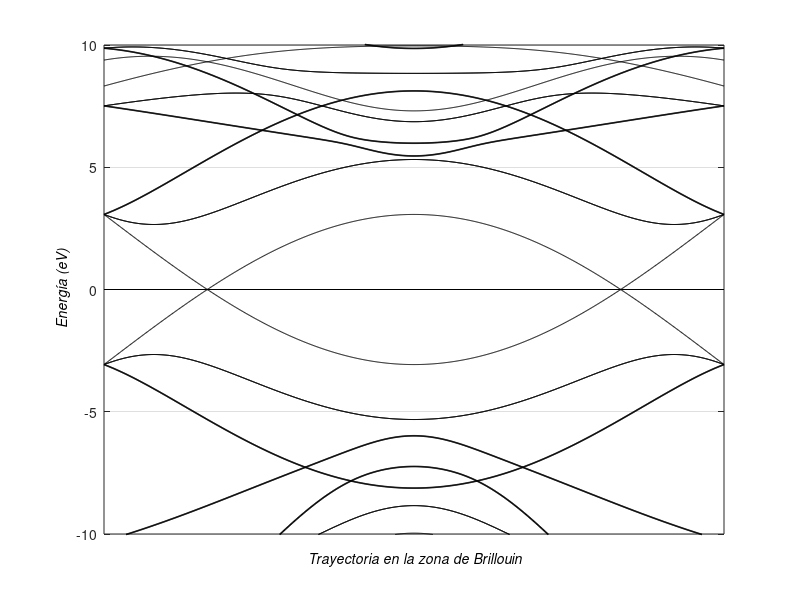

Here is the MATLAB script that generated this plot:
clear all;
close all;
clc;

% Constantes del modelo
a = 2.46;
Es = -8.37;
Epx = 0;
Epy = 0;
Epz = 0;   
Vsssigma = -5.73;
Vspsigma = 6.05;
Vpppi = -3.07;
Vppsigma = 5.62;

% Número de puntos por tramo
N = 1000;

% Extremos de cada segmento
primeroi = [0, -pi]; 
primerof = [0, pi];
segundoi = [(2*pi/(3*sqrt(3))), -pi]; 
segundof = [(2*pi/(3*sqrt(3))), pi];
terceroi = [(4*pi/(3*sqrt(3))), -pi]; 
tercerof = [(4*pi/(3*sqrt(3))), pi];
cuartoi = [(6*pi/(3*sqrt(3))), -pi]; 
cuartof = [(6*pi/(3*sqrt(3))), pi];
quintoi = [(8*pi/(3*sqrt(3))), -pi]; 
quintof = [(8*pi/(3*sqrt(3))), pi];
sextoi = [(10*pi/(3*sqrt(3))), -pi]; 
sextof = [(10*pi/(3*sqrt(3))), pi];

% Definir segmentos del camino de simetría

k_1 = [linspace(primeroi(1), primerof(1), N )', linspace(primeroi(2), primerof(2), N )'];
k_2 = [linspace(segundoi(1), segundof(1), N )', linspace(segundoi(2), segundof(2), N )'];
k_3 = [linspace(terceroi(1), tercerof(1), N )', linspace(terceroi(2), tercerof(2), N )'];
k_4 = [linspace(cuartoi(1), cuartof(1), N )', linspace(cuartoi(2), cuartof(2), N )'];
k_5 = [linspace(quintoi(1), quintof(1), N )', linspace(quintoi(2), quintof(2), N )'];
k_6 = [linspace(sextoi(1), sextof(1), N )', linspace(sextoi(2), sextof(2), N )'];

% Prealocar bandas
bands1 = zeros(size(k_1, 1), 8);
bands2 = zeros(size(k_2, 1), 8);
bands3 = zeros(size(k_3, 1), 8);
bands4 = zeros(size(k_4, 1), 8);
bands5 = zeros(size(k_5, 1), 8);
bands6 = zeros(size(k_6, 1), 8);

% Cálculo de las bandas
for i = 1:size(k_1,1)
    kx = k_1(i,1);
    ky = k_1(i,2);
   
    % Matriz h1
        h1=[Es 0 0 0 Vsssigma Vspsigma 0 0; 
        0 Epx 0 0 -Vspsigma Vppsigma 0 0; 
        0 0 Epy 0 0 0 Vpppi 0; 
        0 0 0 Epz 0 0 0 Vpppi; 
        Vsssigma -Vspsigma 0 0 Es 0 0 0; 
        Vspsigma Vppsigma 0 0 0 Epx 0 0; 
        0 0 Vpppi 0 0 0 Epy 0 ; 
        0 0 0 Vpppi 0 0 0 Epz];

        % Matriz h2
        A = zeros(8, 8);
        B = [ Vsssigma (1/2)*Vspsigma (sqrt(3)/2)*Vspsigma 0;
             -(1/2)*Vspsigma (Vppsigma/4)+(3*Vpppi/4) (sqrt(3)/4)*(Vppsigma-Vpppi) 0;
             -(sqrt(3)/2)*Vspsigma (sqrt(3)/4)*(Vppsigma-Vpppi) (3*Vppsigma/4)+(Vpppi/4) 0;
             0 0 0 Vpppi];
        A(5:8, 1:4) = B;
        h2 = A * exp(1i * ((sqrt(3)/2)*kx + (1/2)*ky));

        % Matriz h3
        A = zeros(8, 8);
        C = [
        Vsssigma (Vspsigma/2) -(sqrt(3)/2)*Vspsigma 0 ; 
        -(Vspsigma/2) (Vppsigma/4)+(3*Vpppi/4) -(sqrt(3)/4)*(Vppsigma-Vpppi) 0 ;
        (sqrt(3)/2)*Vspsigma -(sqrt(3)/4)*(Vppsigma-Vpppi) (3*Vppsigma/4)+(Vpppi/4) 0 ; 
        0 0 0 Vpppi]; 
        A(5:8, 1:4) = C;
        h3 = A * exp(1i * ((sqrt(3)/2)*kx - (1/2)*ky));

        % Matriz h4
        A = zeros(8, 8);
        D = [
        Vsssigma -(Vspsigma/2) -(sqrt(3)/2)*Vspsigma 0; 
        (Vspsigma/2) (Vppsigma/4)+(3*Vpppi/4) (sqrt(3)/4)*(Vppsigma-Vpppi) 0; 
        (sqrt(3)/2)*Vspsigma (sqrt(3)/4)*(Vppsigma-Vpppi) (3*Vppsigma/4)+(Vpppi/4) 0;
        0 0 0 Vpppi];
        A(1:4, 5:8) = D;
        h4 = A * exp(1i * ((-sqrt(3)/2)*kx - (1/2)*ky));

        % Matriz h5
        A = zeros(8, 8);
        E = [Vsssigma -(Vspsigma/2) (sqrt(3)/2)*Vspsigma 0; 
        (Vspsigma/2) (Vppsigma/4)+(3*Vpppi/4) -(sqrt(3)/4)*(Vppsigma-Vpppi) 0; 
        -(sqrt(3)/2)*Vspsigma -(sqrt(3)/4)*(Vppsigma-Vpppi) (3*Vppsigma/4)+(Vpppi/4) 0; 
        0 0 0 Vpppi];
        A(1:4, 5:8) = E;
        h5 = A * exp(1i * ((-sqrt(3)/2)*kx + (1/2)*ky));

    % Hamiltoniano total
    H = h1 + h2 + h3 + h4 + h5;
    % Calcular autovalores ordenados
    bands1(i,:) = sort(real(eig(H)))'; % usar sort para continuidad visual
end

% Cálculo de las bandas
for i = 1:size(k_2,1)
    kx = k_2(i,1);
    ky = k_2(i,2);
   
    % Matriz h1
        h1=[Es 0 0 0 Vsssigma Vspsigma 0 0; 
        0 Epx 0 0 -Vspsigma Vppsigma 0 0; 
        0 0 Epy 0 0 0 Vpppi 0; 
        0 0 0 Epz 0 0 0 Vpppi; 
        Vsssigma -Vspsigma 0 0 Es 0 0 0; 
        Vspsigma Vppsigma 0 0 0 Epx 0 0; 
        0 0 Vpppi 0 0 0 Epy 0 ; 
        0 0 0 Vpppi 0 0 0 Epz];

        % Matriz h2
        A = zeros(8, 8);
        B = [ Vsssigma (1/2)*Vspsigma (sqrt(3)/2)*Vspsigma 0;
             -(1/2)*Vspsigma (Vppsigma/4)+(3*Vpppi/4) (sqrt(3)/4)*(Vppsigma-Vpppi) 0;
             -(sqrt(3)/2)*Vspsigma (sqrt(3)/4)*(Vppsigma-Vpppi) (3*Vppsigma/4)+(Vpppi/4) 0;
             0 0 0 Vpppi];
        A(5:8, 1:4) = B;
        h2 = A * exp(1i * ((sqrt(3)/2)*kx + (1/2)*ky));

        % Matriz h3
        A = zeros(8, 8);
        C = [
        Vsssigma (Vspsigma/2) -(sqrt(3)/2)*Vspsigma 0 ; 
        -(Vspsigma/2) (Vppsigma/4)+(3*Vpppi/4) -(sqrt(3)/4)*(Vppsigma-Vpppi) 0 ;
        (sqrt(3)/2)*Vspsigma -(sqrt(3)/4)*(Vppsigma-Vpppi) (3*Vppsigma/4)+(Vpppi/4) 0 ; 
        0 0 0 Vpppi]; 
        A(5:8, 1:4) = C;
        h3 = A * exp(1i * ((sqrt(3)/2)*kx - (1/2)*ky));

        % Matriz h4
        A = zeros(8, 8);
        D = [
        Vsssigma -(Vspsigma/2) -(sqrt(3)/2)*Vspsigma 0; 
        (Vspsigma/2) (Vppsigma/4)+(3*Vpppi/4) (sqrt(3)/4)*(Vppsigma-Vpppi) 0; 
        (sqrt(3)/2)*Vspsigma (sqrt(3)/4)*(Vppsigma-Vpppi) (3*Vppsigma/4)+(Vpppi/4) 0;
        0 0 0 Vpppi];
        A(1:4, 5:8) = D;
        h4 = A * exp(1i * ((-sqrt(3)/2)*kx - (1/2)*ky));

        % Matriz h5
        A = zeros(8, 8);
        E = [Vsssigma -(Vspsigma/2) (sqrt(3)/2)*Vspsigma 0; 
        (Vspsigma/2) (Vppsigma/4)+(3*Vpppi/4) -(sqrt(3)/4)*(Vppsigma-Vpppi) 0; 
        -(sqrt(3)/2)*Vspsigma -(sqrt(3)/4)*(Vppsigma-Vpppi) (3*Vppsigma/4)+(Vpppi/4) 0; 
        0 0 0 Vpppi];
        A(1:4, 5:8) = E;
        h5 = A * exp(1i * ((-sqrt(3)/2)*kx + (1/2)*ky));

    % Hamiltoniano total
    H = h1 + h2 + h3 + h4 + h5;
    % Calcular autovalores ordenados
    bands2(i,:) = sort(real(eig(H)))'; % usar sort para continuidad visual
end

% Cálculo de las bandas
for i = 1:size(k_3,1)
    kx = k_3(i,1);
    ky = k_3(i,2);
   
    % Matriz h1
        h1=[Es 0 0 0 Vsssigma Vspsigma 0 0; 
        0 Epx 0 0 -Vspsigma Vppsigma 0 0; 
        0 0 Epy 0 0 0 Vpppi 0; 
        0 0 0 Epz 0 0 0 Vpppi; 
        Vsssigma -Vspsigma 0 0 Es 0 0 0; 
        Vspsigma Vppsigma 0 0 0 Epx 0 0; 
        0 0 Vpppi 0 0 0 Epy 0 ; 
        0 0 0 Vpppi 0 0 0 Epz];

        % Matriz h2
        A = zeros(8, 8);
        B = [ Vsssigma (1/2)*Vspsigma (sqrt(3)/2)*Vspsigma 0;
             -(1/2)*Vspsigma (Vppsigma/4)+(3*Vpppi/4) (sqrt(3)/4)*(Vppsigma-Vpppi) 0;
             -(sqrt(3)/2)*Vspsigma (sqrt(3)/4)*(Vppsigma-Vpppi) (3*Vppsigma/4)+(Vpppi/4) 0;
             0 0 0 Vpppi];
        A(5:8, 1:4) = B;
        h2 = A * exp(1i * ((sqrt(3)/2)*kx + (1/2)*ky));

        % Matriz h3
        A = zeros(8, 8);
        C = [
        Vsssigma (Vspsigma/2) -(sqrt(3)/2)*Vspsigma 0 ; 
        -(Vspsigma/2) (Vppsigma/4)+(3*Vpppi/4) -(sqrt(3)/4)*(Vppsigma-Vpppi) 0 ;
        (sqrt(3)/2)*Vspsigma -(sqrt(3)/4)*(Vppsigma-Vpppi) (3*Vppsigma/4)+(Vpppi/4) 0 ; 
        0 0 0 Vpppi]; 
        A(5:8, 1:4) = C;
        h3 = A * exp(1i * ((sqrt(3)/2)*kx - (1/2)*ky));

        % Matriz h4
        A = zeros(8, 8);
        D = [
        Vsssigma -(Vspsigma/2) -(sqrt(3)/2)*Vspsigma 0; 
        (Vspsigma/2) (Vppsigma/4)+(3*Vpppi/4) (sqrt(3)/4)*(Vppsigma-Vpppi) 0; 
        (sqrt(3)/2)*Vspsigma (sqrt(3)/4)*(Vppsigma-Vpppi) (3*Vppsigma/4)+(Vpppi/4) 0;
        0 0 0 Vpppi];
        A(1:4, 5:8) = D;
        h4 = A * exp(1i * ((-sqrt(3)/2)*kx - (1/2)*ky));

        % Matriz h5
        A = zeros(8, 8);
        E = [Vsssigma -(Vspsigma/2) (sqrt(3)/2)*Vspsigma 0; 
        (Vspsigma/2) (Vppsigma/4)+(3*Vpppi/4) -(sqrt(3)/4)*(Vppsigma-Vpppi) 0; 
        -(sqrt(3)/2)*Vspsigma -(sqrt(3)/4)*(Vppsigma-Vpppi) (3*Vppsigma/4)+(Vpppi/4) 0; 
        0 0 0 Vpppi];
        A(1:4, 5:8) = E;
        h5 = A * exp(1i * ((-sqrt(3)/2)*kx + (1/2)*ky));

    % Hamiltoniano total
    H = h1 + h2 + h3 + h4 + h5;
    % Calcular autovalores ordenados
    bands3(i,:) = sort(real(eig(H)))'; % usar sort para continuidad visual
end

% Cálculo de las bandas
for i = 1:size(k_4,1)
    kx = k_4(i,1);
    ky = k_4(i,2);
   
    % Matriz h1
        h1=[Es 0 0 0 Vsssigma Vspsigma 0 0; 
        0 Epx 0 0 -Vspsigma Vppsigma 0 0; 
        0 0 Epy 0 0 0 Vpppi 0; 
        0 0 0 Epz 0 0 0 Vpppi; 
        Vsssigma -Vspsigma 0 0 Es 0 0 0; 
        Vspsigma Vppsigma 0 0 0 Epx 0 0; 
        0 0 Vpppi 0 0 0 Epy 0 ; 
        0 0 0 Vpppi 0 0 0 Epz];

        % Matriz h2
        A = zeros(8, 8);
        B = [ Vsssigma (1/2)*Vspsigma (sqrt(3)/2)*Vspsigma 0;
             -(1/2)*Vspsigma (Vppsigma/4)+(3*Vpppi/4) (sqrt(3)/4)*(Vppsigma-Vpppi) 0;
             -(sqrt(3)/2)*Vspsigma (sqrt(3)/4)*(Vppsigma-Vpppi) (3*Vppsigma/4)+(Vpppi/4) 0;
             0 0 0 Vpppi];
        A(5:8, 1:4) = B;
        h2 = A * exp(1i * ((sqrt(3)/2)*kx + (1/2)*ky));

        % Matriz h3
        A = zeros(8, 8);
        C = [
        Vsssigma (Vspsigma/2) -(sqrt(3)/2)*Vspsigma 0 ; 
        -(Vspsigma/2) (Vppsigma/4)+(3*Vpppi/4) -(sqrt(3)/4)*(Vppsigma-Vpppi) 0 ;
        (sqrt(3)/2)*Vspsigma -(sqrt(3)/4)*(Vppsigma-Vpppi) (3*Vppsigma/4)+(Vpppi/4) 0 ; 
        0 0 0 Vpppi]; 
        A(5:8, 1:4) = C;
        h3 = A * exp(1i * ((sqrt(3)/2)*kx - (1/2)*ky));

        % Matriz h4
        A = zeros(8, 8);
        D = [
        Vsssigma -(Vspsigma/2) -(sqrt(3)/2)*Vspsigma 0; 
        (Vspsigma/2) (Vppsigma/4)+(3*Vpppi/4) (sqrt(3)/4)*(Vppsigma-Vpppi) 0; 
        (sqrt(3)/2)*Vspsigma (sqrt(3)/4)*(Vppsigma-Vpppi) (3*Vppsigma/4)+(Vpppi/4) 0;
        0 0 0 Vpppi];
        A(1:4, 5:8) = D;
        h4 = A * exp(1i * ((-sqrt(3)/2)*kx - (1/2)*ky));

        % Matriz h5
        A = zeros(8, 8);
        E = [Vsssigma -(Vspsigma/2) (sqrt(3)/2)*Vspsigma 0; 
        (Vspsigma/2) (Vppsigma/4)+(3*Vpppi/4) -(sqrt(3)/4)*(Vppsigma-Vpppi) 0; 
        -(sqrt(3)/2)*Vspsigma -(sqrt(3)/4)*(Vppsigma-Vpppi) (3*Vppsigma/4)+(Vpppi/4) 0; 
        0 0 0 Vpppi];
        A(1:4, 5:8) = E;
        h5 = A * exp(1i * ((-sqrt(3)/2)*kx + (1/2)*ky));

    % Hamiltoniano total
    H = h1 + h2 + h3 + h4 + h5;
    % Calcular autovalores ordenados
    bands4(i,:) = sort(real(eig(H)))'; % usar sort para continuidad visual
end

% Cálculo de las bandas
for i = 1:size(k_5,1)
    kx = k_5(i,1);
    ky = k_5(i,2);
   
    % Matriz h1
        h1=[Es 0 0 0 Vsssigma Vspsigma 0 0; 
        0 Epx 0 0 -Vspsigma Vppsigma 0 0; 
        0 0 Epy 0 0 0 Vpppi 0; 
        0 0 0 Epz 0 0 0 Vpppi; 
        Vsssigma -Vspsigma 0 0 Es 0 0 0; 
        Vspsigma Vppsigma 0 0 0 Epx 0 0; 
        0 0 Vpppi 0 0 0 Epy 0 ; 
        0 0 0 Vpppi 0 0 0 Epz];

        % Matriz h2
        A = zeros(8, 8);
        B = [ Vsssigma (1/2)*Vspsigma (sqrt(3)/2)*Vspsigma 0;
             -(1/2)*Vspsigma (Vppsigma/4)+(3*Vpppi/4) (sqrt(3)/4)*(Vppsigma-Vpppi) 0;
             -(sqrt(3)/2)*Vspsigma (sqrt(3)/4)*(Vppsigma-Vpppi) (3*Vppsigma/4)+(Vpppi/4) 0;
             0 0 0 Vpppi];
        A(5:8, 1:4) = B;
        h2 = A * exp(1i * ((sqrt(3)/2)*kx + (1/2)*ky));

        % Matriz h3
        A = zeros(8, 8);
        C = [
        Vsssigma (Vspsigma/2) -(sqrt(3)/2)*Vspsigma 0 ; 
        -(Vspsigma/2) (Vppsigma/4)+(3*Vpppi/4) -(sqrt(3)/4)*(Vppsigma-Vpppi) 0 ;
        (sqrt(3)/2)*Vspsigma -(sqrt(3)/4)*(Vppsigma-Vpppi) (3*Vppsigma/4)+(Vpppi/4) 0 ; 
        0 0 0 Vpppi]; 
        A(5:8, 1:4) = C;
        h3 = A * exp(1i * ((sqrt(3)/2)*kx - (1/2)*ky));

        % Matriz h4
        A = zeros(8, 8);
        D = [
        Vsssigma -(Vspsigma/2) -(sqrt(3)/2)*Vspsigma 0; 
        (Vspsigma/2) (Vppsigma/4)+(3*Vpppi/4) (sqrt(3)/4)*(Vppsigma-Vpppi) 0; 
        (sqrt(3)/2)*Vspsigma (sqrt(3)/4)*(Vppsigma-Vpppi) (3*Vppsigma/4)+(Vpppi/4) 0;
        0 0 0 Vpppi];
        A(1:4, 5:8) = D;
        h4 = A * exp(1i * ((-sqrt(3)/2)*kx - (1/2)*ky));

        % Matriz h5
        A = zeros(8, 8);
        E = [Vsssigma -(Vspsigma/2) (sqrt(3)/2)*Vspsigma 0; 
        (Vspsigma/2) (Vppsigma/4)+(3*Vpppi/4) -(sqrt(3)/4)*(Vppsigma-Vpppi) 0; 
        -(sqrt(3)/2)*Vspsigma -(sqrt(3)/4)*(Vppsigma-Vpppi) (3*Vppsigma/4)+(Vpppi/4) 0; 
        0 0 0 Vpppi];
        A(1:4, 5:8) = E;
        h5 = A * exp(1i * ((-sqrt(3)/2)*kx + (1/2)*ky));

    % Hamiltoniano total
    H = h1 + h2 + h3 + h4 + h5;
    % Calcular autovalores ordenados
    bands1(i,:) = sort(real(eig(H)))'; % usar sort para continuidad visual
end

% Cálculo de las bandas
for i = 1:size(k_6,1)
    kx = k_6(i,1);
    ky = k_6(i,2);
   
    % Matriz h1
        h1=[Es 0 0 0 Vsssigma Vspsigma 0 0; 
        0 Epx 0 0 -Vspsigma Vppsigma 0 0; 
        0 0 Epy 0 0 0 Vpppi 0; 
        0 0 0 Epz 0 0 0 Vpppi; 
        Vsssigma -Vspsigma 0 0 Es 0 0 0; 
        Vspsigma Vppsigma 0 0 0 Epx 0 0; 
        0 0 Vpppi 0 0 0 Epy 0 ; 
        0 0 0 Vpppi 0 0 0 Epz];

        % Matriz h2
        A = zeros(8, 8);
        B = [ Vsssigma (1/2)*Vspsigma (sqrt(3)/2)*Vspsigma 0;
             -(1/2)*Vspsigma (Vppsigma/4)+(3*Vpppi/4) (sqrt(3)/4)*(Vppsigma-Vpppi) 0;
             -(sqrt(3)/2)*Vspsigma (sqrt(3)/4)*(Vppsigma-Vpppi) (3*Vppsigma/4)+(Vpppi/4) 0;
             0 0 0 Vpppi];
        A(5:8, 1:4) = B;
        h2 = A * exp(1i * ((sqrt(3)/2)*kx + (1/2)*ky));

        % Matriz h3
        A = zeros(8, 8);
        C = [
        Vsssigma (Vspsigma/2) -(sqrt(3)/2)*Vspsigma 0 ; 
        -(Vspsigma/2) (Vppsigma/4)+(3*Vpppi/4) -(sqrt(3)/4)*(Vppsigma-Vpppi) 0 ;
        (sqrt(3)/2)*Vspsigma -(sqrt(3)/4)*(Vppsigma-Vpppi) (3*Vppsigma/4)+(Vpppi/4) 0 ; 
        0 0 0 Vpppi]; 
        A(5:8, 1:4) = C;
        h3 = A * exp(1i * ((sqrt(3)/2)*kx - (1/2)*ky));

        % Matriz h4
        A = zeros(8, 8);
        D = [
        Vsssigma -(Vspsigma/2) -(sqrt(3)/2)*Vspsigma 0; 
        (Vspsigma/2) (Vppsigma/4)+(3*Vpppi/4) (sqrt(3)/4)*(Vppsigma-Vpppi) 0; 
        (sqrt(3)/2)*Vspsigma (sqrt(3)/4)*(Vppsigma-Vpppi) (3*Vppsigma/4)+(Vpppi/4) 0;
        0 0 0 Vpppi];
        A(1:4, 5:8) = D;
        h4 = A * exp(1i * ((-sqrt(3)/2)*kx - (1/2)*ky));

        % Matriz h5
        A = zeros(8, 8);
        E = [Vsssigma -(Vspsigma/2) (sqrt(3)/2)*Vspsigma 0; 
        (Vspsigma/2) (Vppsigma/4)+(3*Vpppi/4) -(sqrt(3)/4)*(Vppsigma-Vpppi) 0; 
        -(sqrt(3)/2)*Vspsigma -(sqrt(3)/4)*(Vppsigma-Vpppi) (3*Vppsigma/4)+(Vpppi/4) 0; 
        0 0 0 Vpppi];
        A(1:4, 5:8) = E;
        h5 = A * exp(1i * ((-sqrt(3)/2)*kx + (1/2)*ky));

    % Hamiltoniano total
    H = h1 + h2 + h3 + h4 + h5;
    % Calcular autovalores ordenados
    bands6(i,:) = sort(real(eig(H)))'; % usar sort para continuidad visual
end


% Eje x para graficar
x = 1:size(k_1,1);

% Gráfico
figure;
plot(x, bands1, 'k', x, bands2, 'k', x, bands3, 'k', x, bands4, 'k', x, bands5, 'k', x, bands6, 'k', 'LineWidth', 1.2); hold on;


% todas líneas negras
xlabel('\sl Trayectoria en la zona de Brillouin','FontSize', 10,'Color', 'k');
ylabel('\sl Energía (eV)','FontSize', 10,'Color', 'k');
title('');
set(gca, 'XTick', [])
xlim([1 1000]); % ajustar al rango típico
ylim([-10 10]); % ajustar al rango típico
grid on;